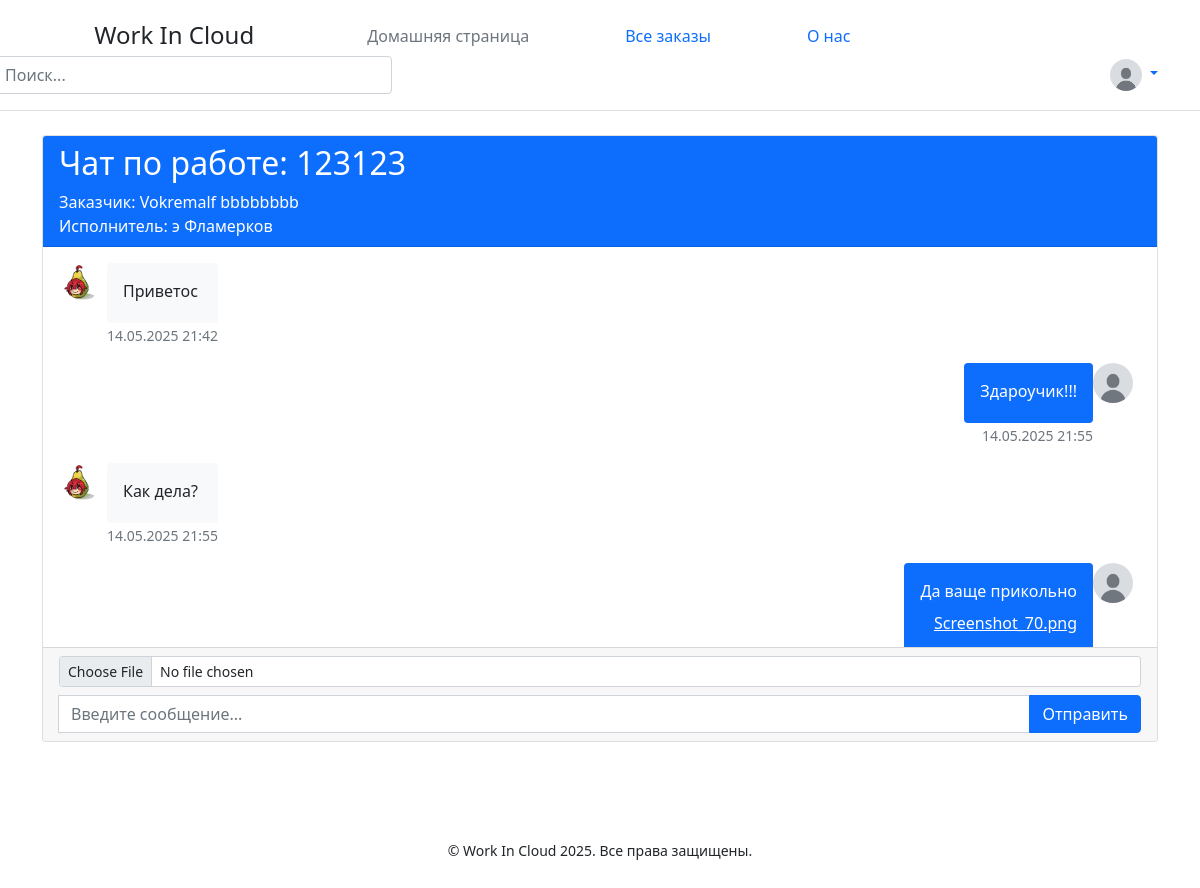
Screenshot of /chat/7-5-4 (signed in) with the database file from the repository.
### data/user.py (models this page shows, shortened)
class User(SqlAlchemyBase, UserMixin):
    __tablename__ = 'users'
    id = sqlalchemy.Column(sqlalchemy.Integer,
                           primary_key=True, autoincrement=True)
    name = sqlalchemy.Column(sqlalchemy.String, nullable=True)
    surname = sqlalchemy.Column(sqlalchemy.String, nullable=True)
    profession = sqlalchemy.Column(sqlalchemy.String, nullable=True)
    portfolio_link = sqlalchemy.Column(sqlalchemy.String, nullable=True)
    about = sqlalchemy.Column(sqlalchemy.String, nullable=True)
    email = sqlalchemy.Column(sqlalchemy.String,
                              index=True, unique=True, nullable=True)
    hashed_password = sqlalchemy.Column(sqlalchemy.String, nullable=True)
    created_date = sqlalchemy.Column(sqlalchemy.DateTime,
                                     default=datetime.datetime.now)
    role = sqlalchemy.Column(sqlalchemy.String, nullable=True)
    avatar_path = sqlalchemy.Column(sqlalchemy.String, nullable=True)

### data/vacancy.py (models this page shows)
class Vacancy(SqlAlchemyBase):
    __tablename__ = 'vacancy'
    id = sqlalchemy.Column(sqlalchemy.Integer,
                           primary_key=True, autoincrement=True)
    creator_id = sqlalchemy.Column(sqlalchemy.String,
                                    sqlalchemy.ForeignKey("users.id"))
    customer = orm.relationship('User')
    job_name = sqlalchemy.Column(sqlalchemy.String, nullable=True)
    work_size = sqlalchemy.Column(sqlalchemy.Integer, nullable=True)
    description = sqlalchemy.Column(sqlalchemy.String, nullable=True)
    salary = sqlalchemy.Column(sqlalchemy.Integer, nullable=True)
    is_finished = sqlalchemy.Column(sqlalchemy.Boolean)
    responders = sqlalchemy.Column(sqlalchemy.String, nullable=True, default="")

### data/messages.py (models this page shows)
class Message(SqlAlchemyBase):
    __tablename__ = 'messages'
    id = Column(Integer, primary_key=True, autoincrement=True)
    sender_id = Column(Integer, ForeignKey('users.id'))
    receiver_id = Column(Integer, ForeignKey('users.id'))
    job_id = Column(Integer, ForeignKey('vacancy.id'))
    content = Column(Text)
    file_path = Column(String(255), nullable=True)
    timestamp = Column(DateTime, default=datetime.now)
    sender = relationship("User", foreign_keys=[sender_id])
    receiver = relationship("User", foreign_keys=[receiver_id])
    job = relationship("Vacancy")

### main.py (the view)
@app.route('/chat/<int:customer_id>-<int:executor_id>-<int:job_id>')
@login_required
def chat(customer_id, executor_id, job_id):
    db_sess = db_session.create_session()
    job = db_sess.query(Vacancy).get(job_id)
    customer = db_sess.query(User).get(customer_id)
    executor = db_sess.query(User).get(executor_id)
    if not job:
        abort(404)
    responders = job.responders.split() if job.responders else []
    if not (current_user.id == customer_id or
            (current_user.role == 'executor' and str(current_user.id) in responders)):
        abort(403)
    messages = db_sess.query(Message).filter(
        ((Message.sender_id == customer_id) & (Message.receiver_id == executor_id)) |
        ((Message.sender_id == executor_id) & (Message.receiver_id == customer_id)),
        Message.job_id == job_id
    ).order_by(Message.timestamp).all()
    return render_template('chat.html',
                           customer=customer,
                           executor=executor,
                           job_id=job_id,
                           job=job,
                           messages=messages,)

### data/db_session.py (called while the page is built)
def create_session() -> Session:
    global __factory
    return __factory()

### main.py (called while the page is built)
@login_manager.user_loader
def load_user(user_id):
    db_sess = db_session.create_session()
    return db_sess.query(User).get(user_id)

### templates/chat.html (shortened to what this page needs)
{% extends "base.html" %}
{% block content %}
<div class="container mt-4">
    <div class="card">
        <div class="card-header bg-primary text-white">
            <h2>Чат по работе: {{ job.job_name }}</h2>
            <p class="mb-0">Заказчик: {{ customer.name }} {{ customer.surname }}</p>
            <p class="mb-0">Исполнитель: {{ executor.name }} {{ executor.surname }}</p>
        </div>
        <div class="card-body" style="height: 400px; overflow-y: auto;">
            {% if messages %}
                {% for message in messages %}
                    <div class="mb-3 {% if message.sender_id == current_user.id %}text-end{% endif %}">
                        <div class="d-flex {% if message.sender_id == current_user.id %}justify-content-end{% else %}justify-content-start{% endif %}">
                            {% if message.sender_id != current_user.id %}
                                <img src="{{ url_for('static', filename='/'.join(message.sender.avatar_path.split('/')[1:])) }}" alt="Avatar" class="rounded-circle me-2" width="40" height="40">
                            {% endif %}
                            <div>
                                <div class="p-3 rounded {% if message.sender_id == current_user.id %}bg-primary text-white{% else %}bg-light{% endif %}">
                                    <p class="mb-1">{{ message.content }}</p>
                                    {% if message.file_path %}
                                        <div class="mt-2">
                                            <a href="{{ url_for('download_file', message_id=message.id) }}" class="{% if message.sender_id == current_user.id %}text-white{% else %}text-primary{% endif %}">
                                                 {{ message.file_path.split('/')[-1] }}
                                            </a>
                                        </div>
                                    {% endif %}
                                </div>
                                <small class="text-muted">{{ message.timestamp.strftime('%d.%m.%Y %H:%M') }}</small>
                            </div>
                            {% if message.sender_id == current_user.id %}
                                <img src="{{ url_for('static', filename='/'.join(message.sender.avatar_path.split('/')[1:])) }}" alt="Avatar" class="rounded-circle me-2" width="40" height="40">
                            {% endif %}
                        </div>
                    </div>
                {% endfor %}
            {% else %}
                <div class="text-center text-muted mt-5">
                    <p>Чат пока пуст. Напишите первое сообщение!</p>
                </div>
            {% endif %}
        </div>
        <div class="card-footer">
            <form action="/send_message" method="post" enctype="multipart/form-data">
                <div class="mb-2">
                    <input type="file" name="file" class="form-control form-control-sm">
                </div>
                <div class="input-group">
                    <input type="text" name="message" class="form-control" placeholder="Введите сообщение..." required>
                    <button type="submit" class="btn btn-primary">Отправить</button>
                </div>
            </form>
        </div>
    </div>
</div>
{% endblock %}

### templates/base.html (shortened to what this page needs)
<!DOCTYPE html>
<html lang="ru">
<head>
    <link rel="stylesheet" href="{{ url_for('static', filename='css/style.css') }}">
    <link href="https://cdn.jsdelivr.net/npm/bootstrap@5.0.2/dist/css/bootstrap.min.css" rel="stylesheet">
</head>
<body>
<header class="p-3 mb-3 border-bottom">
    <div class="container">
        <div class="d-flex flex-wrap align-items-center justify-content-between">
            <a style="margin-right: 65px">
                <svg class="bi me-2" width="40" height="32" role="img" aria-label="Bootstrap"><use xlink:href="#bootstrap"></use></svg>
                <span class="fs-4">Work In Cloud</span>
            </a>
            <ul class="nav col-12 col-lg-auto me-lg-auto mb-2 justify-content-center mb-md-0">
                <li><a href="/main" class="nav-link px-5 link-secondary">Домашняя страница</a></li>
                <li><a href="/jobs" class="nav-link px-5 link-body-emphasis">Все заказы</a></li>
                <li><a href="/about" class="nav-link px-5 link-body-emphasis">О нас</a></li>
            </ul>
            <form style="width: 400px; margin-left: -50px;" class="col-12 col-lg-auto mb-3 mb-lg-0 me-lg-3" role="search" method="post" action="/search">
                <input type="search" class="form-control" placeholder="Поиск..." aria-label="Search" name="query">
            </form>
            {% if current_user.is_authenticated %}
                <div class="dropdown text-end">
                    <a href="#" class="d-block link-body-emphasis text-decoration-none dropdown-toggle" data-bs-toggle="dropdown" aria-expanded="false">
                        <img src="{{ url_for('static', filename='/'.join(current_user.avatar_path.split('/')[1:])) }}" alt="avatar" width="32" height="32" class="rounded-circle">
                    </a>
                </div>
            {% else %}
                <div class="text-end">
                    <a href="/select_role" class="btn btn-outline-primary me-2">Зарегистрироваться</a>
                    <a href="/login" class="btn btn-primary">Войти</a>
                </div>
            {% endif %}
        </div>
    </div>
</header>
    {% block content %}
    {% endblock %}
<footer class="mt-5 pt-5 pb-3  text-center">
        <small>© Work In Cloud 2025. Все права защищены.</small>
    </footer>
</body>
</html>

### static/css/style.css (style rules this page uses)
body { background-color: #f4f4f4; color: #333; font-family: Arial, sans-serif; }
button { display: inline-block; padding: 10px 20px; background-color: #007BFF; color: white; border: none; cursor: pointer; transition: all .3s ease-in-out; border-radius: 5px; }

### rows the page displays
User: avatar_path (picture), name "Vokremalf", surname "bbbbbbbb"
Vacancy: job_name "123123"
User: name "э", surname "Фламерков"
Message: avatar_path (picture), content "Приветос", timestamp "14.05.2025 21:42"
Message: content "Здароучик!!!", timestamp "14.05.2025 21:55", avatar_path (picture)
Message: avatar_path (picture), content "Как дела?", timestamp "14.05.2025 21:55"
Message: content "Да ваще прикольно", file_path "Screenshot_70.png", avatar_path (picture)
